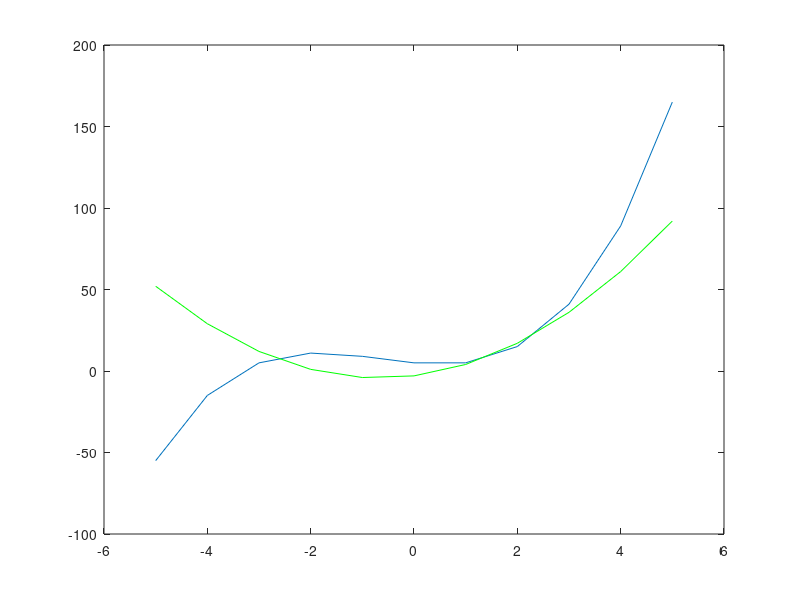

Recreate this plot in MATLAB.
% Question 2
x = -5:1:5;
% Derivative = 3x^2 + 4x - 3
y = ((x.^3)+(2*(x.^2)-(3*x)+5));
% exact derivative
yd = (3*(x.^2)+(4*x)-3);
% numerical derivative
yx = gradient(y)./gradient(x);
plot(x,y);
hold on 
plot(x,yd,'g');